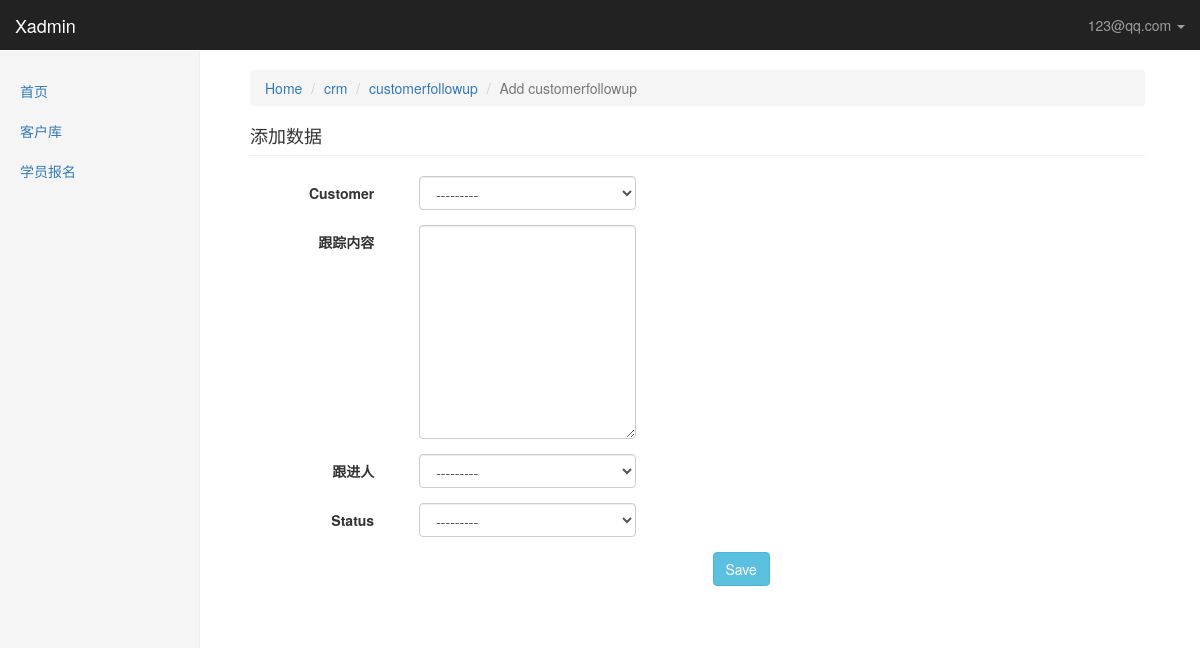
The page /xadmin/crm/customerfollowup/add/ (signed in) on the database its author committed.
### crm/models.py (models this page shows, shortened)
class UserProfile(AbstractBaseUser, PermissionsMixin):
    """
        自定制创建用户
            python manage createsuperuser
            request.user = userprofile
    """
    email = models.EmailField(
        verbose_name='email address',
        max_length=255,
        unique=True,
    )
    name = models.CharField(max_length=64, verbose_name="姓名")
    is_active = models.BooleanField(default=True)
    is_staff = models.BooleanField(default=True)
    role = models.ManyToManyField("Role", blank=True, null=True)
    objects = UserProfileManager()  # 用户认证
    USERNAME_FIELD = 'email'  # 用email字段当作用户名
    REQUIRED_FIELDS = ['name']
    def __str__(self):  # __unicode__ on Python 2
        return self.email
    class Meta:  # 自定义权限条目 对应auth_permission表
        permissions = (
            ('crm_table_list', '可以查看xadmin每张表里所有的数据'),
            ('crm_table_list_view', '可以访问xadmin表里每条数据的修改页'),
            ('crm_table_list_change', '可以对xadmin表里的每条数据进行修改'),
            ('crm_table_obj_add_view', '可以访问xadmin每张表的数据增加页'),
            ('crm_table_obj_add', '可以对xadmin每张表进行数据添加'),
        )

class Menus(models.Model):
    name = models.CharField(max_length=64)
    url_type_choices = ((0, 'absolute'), (1, 'dynamic'))
    url_type = models.SmallIntegerField(choices=url_type_choices, default=0)
    url_name = models.CharField(max_length=128)
    class Meta:
        unique_together = ('name', 'url_name')

### xadmin/views.py (the view)
# urls.py: url(r'^(\w+)/(\w+)/add/$', views.table_obj_add, name='table_obj_add'),
@login_required
def table_obj_add(request, app_name, model_name):
    admin_class = site.enabled_admins[app_name][model_name]
    model_form = form_handle.create_dynamic_model_form(admin_class, form_add=True)
    if request.method == 'GET':
        form_obj = model_form()
    elif request.method == 'POST':
        form_obj = model_form(data=request.POST)
        if form_obj.is_valid():
            form_obj.save()
            return redirect('/xadmin/%s/%s' % (app_name, model_name))
    return render(request, 'xadmin/table_obj_add.html', locals())  # locals() 返回包含当前范围的局部变量的字典, 包括形参

### crm/models.py (called while the page is built)
    def __str__(self):
        return self.name

### xadmin/form_handle.py (called while the page is built)
def create_dynamic_model_form(admin_class, form_add=False):
    class Meta:
        model = admin_class.model
        fields = '__all__'
        if not form_add:  # change
            exclude = admin_class.readonly_fields
            admin_class.form_add = False  # 这是因为自始至终admin_class实例都是同一个,
        else:
            admin_class.form_add = True
    def __new__(cls, *args, **kwargs):
        for field_name in cls.base_fields:
            filed_obj = cls.base_fields[field_name]
            filed_obj.widget.attrs.update({'class': 'form-control'})  # 自定义mdoelform样式
        return ModelForm.__new__(cls)
    dynamic_form = type('DynamicModelForm', (ModelForm,), {'Meta': Meta, '__new__': __new__})
    return dynamic_form

### xadmin/templates/xadmin/table_obj_add.html
{% extends 'xadmin/index.html' %}
{% load xadmin_tags %}
{% block right-content %}
    <ol class="breadcrumb">
      <li><a href="/xadmin">Home</a></li>
      <li><a href="/xadmin/{{ app_name }}">{{ app_name }}</a></li>
      <li><a href="/xadmin/{{ app_name }}/{{ model_name }}">{{ model_name }}</a></li>
      <li class="active">Add {{ model_name }}</li>
    </ol>
    <h4 class="page-header">添加数据</h4>
{% include 'xadmin/table_obj_change_component.html' %}
{% endblock %}

### xadmin/templates/xadmin/index.html (shortened to what this page needs)
{% extends 'xadmin/base.html' %}
{% block body %}
    <nav class="navbar navbar-inverse navbar-fixed-top">
        <div class="container-fluid">
            <div class="navbar-header">
                <a class="navbar-brand" href="#">Xadmin</a>
            </div>
            <div id="navbar" class="navbar-collapse collapse">
                <ul class="nav navbar-nav navbar-right">
                    <li class="dropdown ">
                        <a href="#" class="dropdown-toggle" data-toggle="dropdown" role="button">{{ request.user }}
                            <span class="caret"></span></a>
                    </li>
                </ul>
            </div>
        </div>
    </nav>
    <div class="container-fluid">
            <div class="col-sm-3 col-md-2 sidebar">
                <ul class="nav nav-sidebar">
                    {% for role in  request.user.role.all %}
                        {% for menu in role.menus.all %}
                            {% if request.path == menu.url_name %}
                                <li class="active">
                                    <a href="{% if menu.url_type == 0 %}{{ menu.url_name }}{% else %}{% url menu.url_name %}{% endif %}">{{ menu.name }}</a>
                                </li>
                            {% else %}
                                <li>
                                    <a href="{% if menu.url_type == 0 %}{{ menu.url_name }}{% else %}{% url menu.url_name %}{% endif %}">{{ menu.name }}</a>
                                </li>
                            {% endif %}
                        {% endfor %}
                    {% endfor %}
                </ul>
            </div>
            <div class="col-sm-9 col-sm-offset-3 col-md-10 col-md-offset-2 main">
                {% block right-content %}{% endblock %}
            </div>
    </div>
{% endblock %}

### static/css/dashboard.css (style rules this page uses)
body { padding-top: 50px; }
.navbar-fixed-top { border: 0; }
.sidebar { display: none; }
@media (min-width: 768px) { .sidebar { position: fixed; top: 51px; bottom: 0; left: 0; z-index: 1000; display: block; padding: 20px; overflow-x: hidden; overflow-y: auto; background-color: #f5f5f5; border-right: 1px solid #eee; } }
.nav-sidebar { margin-right: -21px; margin-bottom: 20px; margin-left: -20px; }
.nav-sidebar > li > a { padding-right: 20px; padding-left: 20px; }
.main { padding: 20px; }
@media (min-width: 768px) { .main { padding-right: 40px; padding-left: 40px; } }
.main .page-header { margin-top: 0; }

### rows shown on the page
UserProfile: user "123@qq.com"
Menus: name "首页"
Menus: name "客户库"
Menus: name "学员报名"

### other values the page prints
{{ app_name }} "crm"
{{ model_name }} "customerfollowup"
{{ field.label }} "Customer" "跟踪内容" "跟进人" "Status"
